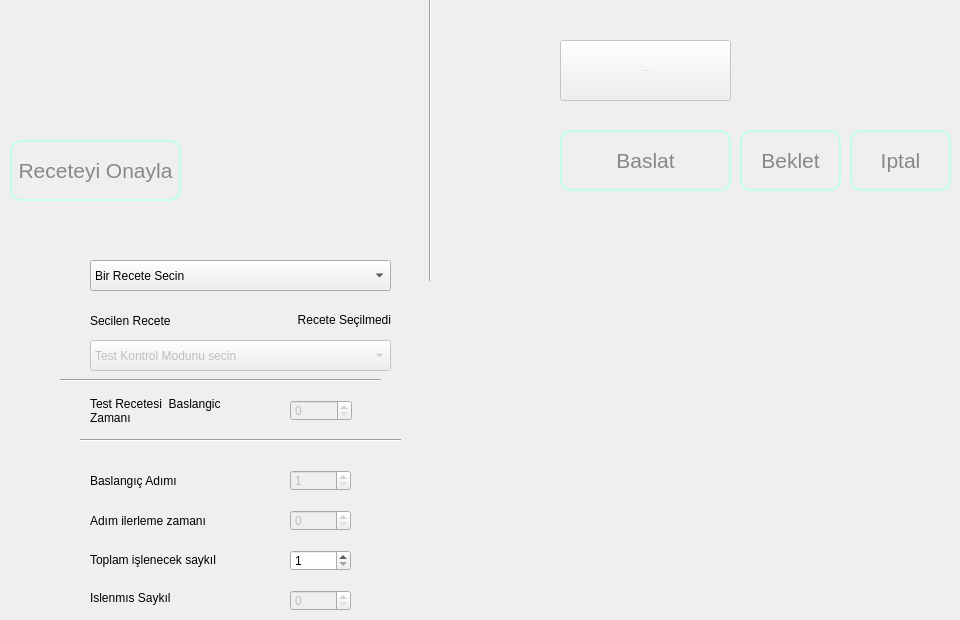
        <widget class="QWidget" name="page_3">
         <property name="layoutDirection">
          <enum>Qt::LeftToRight</enum>
         </property>
         <widget class="QPushButton" name="bStopTestManual">
          <property name="enabled">
           <bool>false</bool>
          </property>
          <property name="geometry">
           <rect>
            <x>850</x>
            <y>130</y>
            <width>101</width>
            <height>61</height>
           </rect>
          </property>
          <property name="styleSheet">
           <string notr="true">QPushButton {
color: #fff;
font-family: &quot;Gill Sans MT&quot;;
font-size: 21px;
border: 2px solid #c3fcf1;
border-radius: 11px;
padding: 5px;
background: qradialgradient(cx: 0.3, cy: -0.6,
fx: 0.3, fy: -0.4,
radius: 1.35, stop: 0 #65BAAB, stop: 1 #0E62A0);
min-width: 80px;
}
QPushButton:hover {
background: qradialgradient(cx: 0.3, cy: -0.4,
fx: 0.3, fy: -0.4,
radius: 1.35, stop: 0 #65BAAB, stop: 1 #0E62A0);
}
QPushButton:pressed {
background: qradialgradient(cx: 0.4, cy: -0.1,
fx: 0.4, fy: -0.1,
radius: 1.35, stop: 0 #65BAAB, stop: 1 #ddd);
}
QPushButton:disabled {
color: #888;
background: qradialgradient(cx: 0.4, cy: -0.1,
fx: 0.4, fy: -0.1,
radius: 1.35, stop: 0 #65BAAB, stop: 1 #ddd);
}</string>
          </property>
          <property name="text">
           <string>Iptal</string>
          </property>
         </widget>
         <widget class="QPushButton" name="bPauseTestManual">
          <property name="enabled">
           <bool>false</bool>
          </property>
          <property name="geometry">
           <rect>
            <x>740</x>
            <y>130</y>
            <width>101</width>
            <height>61</height>
           </rect>
          </property>
          <property name="styleSheet">
           <string notr="true">QPushButton {
color: #fff;
font-family: &quot;Gill Sans MT&quot;;
font-size: 21px;
border: 2px solid #c3fcf1;
border-radius: 11px;
padding: 5px;
background: qradialgradient(cx: 0.3, cy: -0.6,
fx: 0.3, fy: -0.4,
radius: 1.35, stop: 0 #65BAAB, stop: 1 #0E62A0);
min-width: 80px;
}
QPushButton:hover {
background: qradialgradient(cx: 0.3, cy: -0.4,
fx: 0.3, fy: -0.4,
radius: 1.35, stop: 0 #65BAAB, stop: 1 #0E62A0);
}
QPushButton:pressed {
background: qradialgradient(cx: 0.4, cy: -0.1,
fx: 0.4, fy: -0.1,
radius: 1.35, stop: 0 #65BAAB, stop: 1 #ddd);
}
QPushButton:disabled {
color: #888;
background: qradialgradient(cx: 0.4, cy: -0.1,
fx: 0.4, fy: -0.1,
radius: 1.35, stop: 0 #65BAAB, stop: 1 #ddd);
}</string>
          </property>
          <property name="text">
           <string>Beklet</string>
          </property>
         </widget>
         <widget class="QPushButton" name="bStartTestManual">
          <property name="enabled">
           <bool>false</bool>
          </property>
          <property name="geometry">
           <rect>
            <x>560</x>
            <y>130</y>
            <width>171</width>
            <height>61</height>
           </rect>
          </property>
          <property name="styleSheet">
           <string notr="true">QPushButton {
color: #fff;
font-family: &quot;Gill Sans MT&quot;;
font-size: 21px;
border: 2px solid #c3fcf1;
border-radius: 11px;
padding: 5px;
background: qradialgradient(cx: 0.3, cy: -0.6,
fx: 0.3, fy: -0.4,
radius: 1.35, stop: 0 #65BAAB, stop: 1 #0E62A0);
min-width: 80px;
}
QPushButton:hover {
background: qradialgradient(cx: 0.3, cy: -0.4,
fx: 0.3, fy: -0.4,
radius: 1.35, stop: 0 #65BAAB, stop: 1 #0E62A0);
}
QPushButton:pressed {
background: qradialgradient(cx: 0.4, cy: -0.1,
fx: 0.4, fy: -0.1,
radius: 1.35, stop: 0 #65BAAB, stop: 1 #ddd);
}
QPushButton:disabled {
color: #888;
background: qradialgradient(cx: 0.4, cy: -0.1,
fx: 0.4, fy: -0.1,
radius: 1.35, stop: 0 #65BAAB, stop: 1 #ddd);
}</string>
          </property>
          <property name="text">
           <string>Baslat</string>
          </property>
          <property name="iconSize">
           <size>
            <width>24</width>
            <height>15</height>
           </size>
          </property>
         </widget>
         <widget class="QPushButton" name="bSetTemperatureStart_2">
          <property name="enabled">
           <bool>false</bool>
          </property>
          <property name="geometry">
           <rect>
            <x>560</x>
            <y>40</y>
            <width>171</width>
            <height>61</height>
           </rect>
          </property>
          <property name="font">
           <font>
            <family>Gill Sans MT</family>
            <pointsize>-1</pointsize>
           </font>
          </property>
          <property name="styleSheet">
           <string notr="true">/*QPushButton {
color: #fff;
font-family: &quot;Gill Sans MT&quot;;
font-size: 21px;
border: 2px solid #c3fcf1;
border-radius: 11px;
padding: 5px;
background: qradialgradient(cx: 0.3, cy: -0.6,
fx: 0.3, fy: -0.4,
radius: 1.35, stop: 0 #65BAAB, stop: 1 #0E62A0);
min-width: 80px;
}
QPushButton:hover {
background: qradialgradient(cx: 0.3, cy: -0.4,
fx: 0.3, fy: -0.4,
radius: 1.35, stop: 0 #65BAAB, stop: 1 #0E62A0);
}
QPushButton:pressed {
background: qradialgradient(cx: 0.4, cy: -0.1,
fx: 0.4, fy: -0.1,
radius: 1.35, stop: 0 #65BAAB, stop: 1 #ddd);
}
QPushButton:disabled {
color: #888;
background: qradialgradient(cx: 0.4, cy: -0.1,
fx: 0.4, fy: -0.1,
radius: 1.35, stop: 0 #65BAAB, stop: 1 #ddd);
}</string>
          </property>
          <property name="text">
           <string>Teste Devam</string>
          </property>
          <property name="iconSize">
           <size>
            <width>24</width>
            <height>15</height>
           </size>
          </property>
         </widget>
         <widget class="QPushButton" name="bSendProfileManual">
          <property name="enabled">
           <bool>false</bool>
          </property>
          <property name="geometry">
           <rect>
            <x>10</x>
            <y>140</y>
            <width>171</width>
            <height>61</height>
           </rect>
          </property>
          <property name="styleSheet">
           <string notr="true">QPushButton {
color: #fff;
font-family: &quot;Gill Sans MT&quot;;
font-size: 21px;
border: 2px solid #c3fcf1;
border-radius: 11px;
padding: 5px;
background: qradialgradient(cx: 0.3, cy: -0.6,
fx: 0.3, fy: -0.4,
radius: 1.35, stop: 0 #65BAAB, stop: 1 #0E62A0);
min-width: 80px;
}
QPushButton:hover {
background: qradialgradient(cx: 0.3, cy: -0.4,
fx: 0.3, fy: -0.4,
radius: 1.35, stop: 0 #65BAAB, stop: 1 #0E62A0);
}
QPushButton:pressed {
background: qradialgradient(cx: 0.4, cy: -0.1,
fx: 0.4, fy: -0.1,
radius: 1.35, stop: 0 #65BAAB, stop: 1 #ddd);
}
QPushButton:disabled {
color: #888;
background: qradialgradient(cx: 0.4, cy: -0.1,
fx: 0.4, fy: -0.1,
radius: 1.35, stop: 0 #65BAAB, stop: 1 #ddd);
}</string>
          </property>
          <property name="text">
           <string>Receteyi Onayla</string>
          </property>
          <property name="iconSize">
           <size>
            <width>24</width>
            <height>15</height>
           </size>
          </property>
         </widget>
         <widget class="Line" name="line_25">
          <property name="geometry">
           <rect>
            <x>420</x>
            <y>-170</y>
            <width>20</width>
            <height>451</height>
           </rect>
          </property>
          <property name="orientation">
           <enum>Qt::Vertical</enum>
          </property>
         </widget>
         <widget class="QComboBox" name="cbSelectProfileManual">
          <property name="geometry">
           <rect>
            <x>90</x>
            <y>260</y>
            <width>301</width>
            <height>31</height>
           </rect>
          </property>
          <item>
           <property name="text">
            <string>Bir Recete Secin</string>
           </property>
          </item>
         </widget>
         <widget class="QLabel" name="label_116">
          <property name="geometry">
           <rect>
            <x>90</x>
            <y>550</y>
            <width>191</width>
            <height>20</height>
           </rect>
          </property>
          <property name="text">
           <string>Toplam işlenecek saykıl</string>
          </property>
         </widget>
         <widget class="QLabel" name="label_112">
          <property name="geometry">
           <rect>
            <x>90</x>
            <y>310</y>
            <width>141</width>
            <height>21</height>
           </rect>
          </property>
          <property name="text">
           <string>Secilen Recete</string>
          </property>
         </widget>
         <widget class="QDoubleSpinBox" name="dsbTTimeSetManual">
          <property name="enabled">
           <bool>false</bool>
          </property>
          <property name="geometry">
           <rect>
            <x>290</x>
            <y>400</y>
            <width>62</width>
            <height>21</height>
           </rect>
          </property>
          <property name="decimals">
           <number>0</number>
          </property>
          <property name="maximum">
           <double>4294967295.000000000000000</double>
          </property>
         </widget>
         <widget class="QComboBox" name="cbSelectMethodManual">
          <property name="enabled">
           <bool>false</bool>
          </property>
          <property name="geometry">
           <rect>
            <x>90</x>
            <y>340</y>
            <width>301</width>
            <height>31</height>
           </rect>
          </property>
          <property name="currentText">
           <string>Test Kontrol Modunu secin</string>
          </property>
          <item>
           <property name="text">
            <string>Test Kontrol Modunu secin</string>
           </property>
          </item>
          <item>
           <property name="text">
            <string>Test saniyesini gir..</string>
           </property>
          </item>
          <item>
           <property name="text">
            <string>Adım sayısını ve Adım ilerleme süresini gir...</string>
           </property>
          </item>
         </widget>
         <widget class="QSpinBox" name="sbTStepSetManual">
          <property name="enabled">
           <bool>false</bool>
          </property>
          <property name="geometry">
           <rect>
            <x>290</x>
            <y>470</y>
            <width>61</width>
            <height>21</height>
           </rect>
          </property>
          <property name="minimum">
           <number>1</number>
          </property>
          <property name="maximum">
           <number>20</number>
          </property>
         </widget>
         <widget class="QLabel" name="label_121">
          <property name="geometry">
           <rect>
            <x>90</x>
            <y>510</y>
            <width>171</width>
            <height>21</height>
           </rect>
          </property>
          <property name="autoFillBackground">
           <bool>false</bool>
          </property>
          <property name="text">
           <string>Adım ilerleme zamanı</string>
          </property>
         </widget>
         <widget class="QLabel" name="label_117">
          <property name="geometry">
           <rect>
            <x>90</x>
            <y>590</y>
            <width>151</width>
            <height>16</height>
           </rect>
          </property>
          <property name="text">
           <string>Islenmıs Saykıl</string>
          </property>
         </widget>
         <widget class="Line" name="line_26">
          <property name="geometry">
           <rect>
            <x>80</x>
            <y>430</y>
            <width>321</width>
            <height>20</height>
           </rect>
          </property>
          <property name="orientation">
           <enum>Qt::Horizontal</enum>
          </property>
         </widget>
         <widget class="QSpinBox" name="sbTCycleSetManual">
          <property name="enabled">
           <bool>false</bool>
          </property>
          <property name="geometry">
           <rect>
            <x>290</x>
            <y>590</y>
            <width>61</width>
            <height>21</height>
           </rect>
          </property>
          <property name="minimum">
           <number>0</number>
          </property>
          <property name="maximum">
           <number>65535</number>
          </property>
          <property name="value">
           <number>0</number>
          </property>
         </widget>
         <widget class="QSpinBox" name="sbTTotalCycleManual">
          <property name="geometry">
           <rect>
            <x>290</x>
            <y>550</y>
            <width>61</width>
            <height>21</height>
           </rect>
          </property>
          <property name="minimum">
           <number>1</number>
          </property>
          <property name="maximum">
           <number>65535</number>
          </property>
         </widget>
         <widget class="QLabel" name="laSelectedProfileManual">
          <property name="geometry">
           <rect>
            <x>230</x>
            <y>310</y>
            <width>161</width>
            <height>20</height>
           </rect>
          </property>
          <property name="text">
           <string>Recete Seçilmedi</string>
          </property>
          <property name="alignment">
           <set>Qt::AlignRight|Qt::AlignTrailing|Qt::AlignVCenter</set>
          </property>
         </widget>
         <widget class="QSpinBox" name="sbTStepRepeatSetManual">
          <property name="enabled">
           <bool>false</bool>
          </property>
          <property name="geometry">
           <rect>
            <x>290</x>
            <y>510</y>
            <width>61</width>
            <height>21</height>
           </rect>
          </property>
          <property name="minimum">
           <number>0</number>
          </property>
          <property name="maximum">
           <number>65535</number>
          </property>
          <property name="value">
           <number>0</number>
          </property>
         </widget>
         <widget class="QLabel" name="label_113">
          <property name="geometry">
           <rect>
            <x>90</x>
            <y>470</y>
            <width>151</width>
            <height>21</height>
           </rect>
          </property>
          <property name="text">
           <string>Baslangıç Adımı</string>
          </property>
         </widget>
         <widget class="QLabel" name="label_122">
          <property name="geometry">
           <rect>
            <x>90</x>
            <y>390</y>
            <width>181</width>
            <height>41</height>
           </rect>
          </property>
          <property name="text">
           <string>Test Recetesi  Baslangic 
Zamanı</string>
          </property>
         </widget>
         <widget class="Line" name="line_28">
          <property name="geometry">
           <rect>
            <x>60</x>
            <y>370</y>
            <width>321</width>
            <height>20</height>
           </rect>
          </property>
          <property name="orientation">
           <enum>Qt::Horizontal</enum>
          </property>
         </widget>
        </widget>
